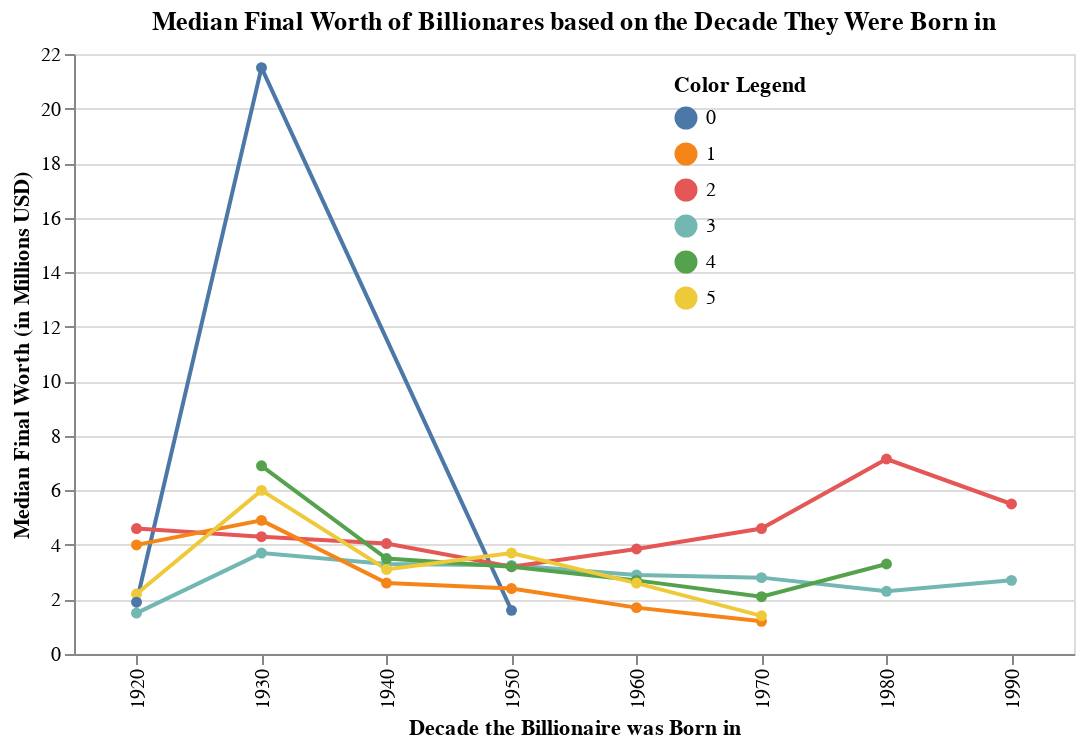

This figure's notebook cell:
### Code cell
task1 = alt.Chart(df_wide.dropna()).mark_line(
    point=True
).encode(
    x=alt.X('decade:N', title="Decade the Billionaire was Born in"),
    y=alt.Y('median(finalWorth):Q',
            title="Median Final Worth (in Millions USD)"),
    color=alt.Color('value', legend=alt.Legend(
        orient='none',
        legendX=300, legendY=10,
        direction='vertical',
        titleAnchor='start', title="Color Legend")),
    tooltip=['decade', 'median(finalWorth)', 'value']
).add_params(
    selection
).transform_filter(
    selection
).properties(
    width=500,
    height=300,
    title="Median Final Worth of Billionares " +
          "based on the Decade They Were Born in"
)

# Credit to https://github.com/altair-viz/altair/issues/965
task1

### Figure 1 — Vega-Lite specification as saved in the notebook (floating-point values rounded to 4 significant figures; data arrays with more than 128 entries replaced by an {"elided": "..."} marker saying what was removed)
{"config": {"view": {"continuousWidth": 300, "continuousHeight": 300}}, "data": {"name": "data-a3d1b657181e36072853d05a4412efdd"}, "mark": {"type": "line", "point": true}, "encoding": {"color": {"field": "value", "legend": {"direction": "vertical", "legendX": 300, "legendY": 10, "orient": "none", "title": "Color Legend", "titleAnchor": "start"}, "type": "nominal"}, "tooltip": [{"field": "decade", "type": "quantitative"}, {"aggregate": "median", "field": "finalWorth", "type": "quantitative"}, {"field": "value", "type": "nominal"}], "x": {"field": "decade", "title": "Decade the Billionaire was Born in", "type": "nominal"}, "y": {"aggregate": "median", "field": "finalWorth", "title": "Median Final Worth (in Millions USD)", "type": "quantitative"}}, "height": 300, "params": [{"name": "param_1", "select": {"type": "point", "fields": ["variable"]}, "bind": {"input": "select", "options": ["education", "industry_sector"], "name": "Color by: "}, "value": "education"}], "title": "Median Final Worth of Billionares based on the Decade They Were Born in", "transform": [{"filter": {"param": "param_1"}}], "width": 500, "$schema": "https://vega.github.io/schema/vega-lite/v5.14.1.json", "datasets": {"data-a3d1b657181e36072853d05a4412efdd": {"elided": "3598 records"}}}
